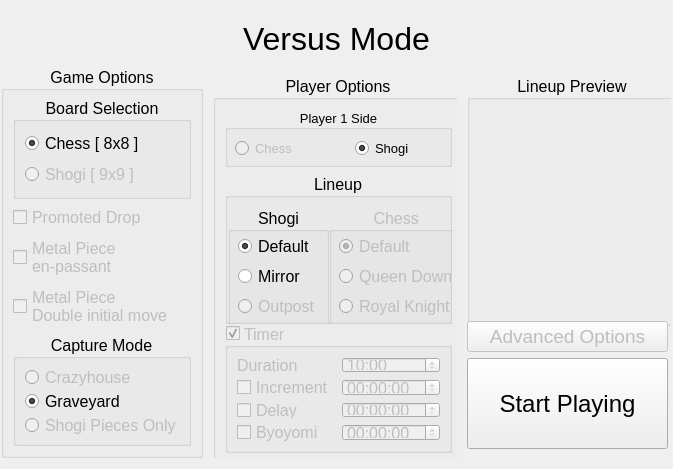
<?xml version="1.0" encoding="UTF-8"?>
<ui version="4.0">
 <class>Custom_Game_1</class>
 <widget class="QWidget" name="Custom_Game_1">
  <property name="geometry">
   <rect>
    <x>0</x>
    <y>0</y>
    <width>673</width>
    <height>469</height>
   </rect>
  </property>
  <property name="windowTitle">
   <string>Form</string>
  </property>
  <layout class="QVBoxLayout" name="verticalLayout_7">
   <property name="spacing">
    <number>0</number>
   </property>
   <property name="leftMargin">
    <number>0</number>
   </property>
   <property name="rightMargin">
    <number>0</number>
   </property>
   <item>
    <widget class="QLabel" name="label">
     <property name="minimumSize">
      <size>
       <width>641</width>
       <height>41</height>
      </size>
     </property>
     <property name="font">
      <font>
       <pointsize>24</pointsize>
      </font>
     </property>
     <property name="text">
      <string>Versus Mode</string>
     </property>
     <property name="alignment">
      <set>Qt::AlignCenter</set>
     </property>
    </widget>
   </item>
   <item>
    <layout class="QHBoxLayout" name="horizontalLayout">
     <item>
      <widget class="QGroupBox" name="GrpGameOpts">
       <property name="maximumSize">
        <size>
         <width>202</width>
         <height>392</height>
        </size>
       </property>
       <property name="font">
        <font>
         <pointsize>12</pointsize>
        </font>
       </property>
       <property name="title">
        <string>Game Options</string>
       </property>
       <property name="alignment">
        <set>Qt::AlignCenter</set>
       </property>
       <property name="flat">
        <bool>false</bool>
       </property>
       <layout class="QVBoxLayout" name="verticalLayout_3">
        <property name="leftMargin">
         <number>9</number>
        </property>
        <property name="topMargin">
         <number>6</number>
        </property>
        <property name="rightMargin">
         <number>9</number>
        </property>
        <item>
         <widget class="QGroupBox" name="BoardOpts">
          <property name="font">
           <font>
            <pointsize>12</pointsize>
           </font>
          </property>
          <property name="title">
           <string>Board Selection</string>
          </property>
          <property name="alignment">
           <set>Qt::AlignCenter</set>
          </property>
          <property name="flat">
           <bool>false</bool>
          </property>
          <layout class="QVBoxLayout" name="verticalLayout_2">
           <item>
            <widget class="QRadioButton" name="Board_8x8">
             <property name="text">
              <string>Chess [ 8x8 ]</string>
             </property>
             <property name="checked">
              <bool>true</bool>
             </property>
            </widget>
           </item>
           <item>
            <widget class="QRadioButton" name="Board_9x9">
             <property name="enabled">
              <bool>false</bool>
             </property>
             <property name="text">
              <string>Shogi [ 9x9 ]</string>
             </property>
            </widget>
           </item>
          </layout>
         </widget>
        </item>
        <item>
         <widget class="QCheckBox" name="e_promodrop">
          <property name="enabled">
           <bool>false</bool>
          </property>
          <property name="text">
           <string>Promoted Drop</string>
          </property>
         </widget>
        </item>
        <item>
         <widget class="QCheckBox" name="e_menpassant">
          <property name="enabled">
           <bool>false</bool>
          </property>
          <property name="text">
           <string>Metal Piece
en-passant</string>
          </property>
          <property name="checked">
           <bool>false</bool>
          </property>
         </widget>
        </item>
        <item>
         <widget class="QCheckBox" name="e_mdoublemove">
          <property name="enabled">
           <bool>false</bool>
          </property>
          <property name="text">
           <string>Metal Piece
Double initial move</string>
          </property>
         </widget>
        </item>
        <item>
         <widget class="QGroupBox" name="CaptureOpts">
          <property name="font">
           <font>
            <pointsize>12</pointsize>
           </font>
          </property>
          <property name="title">
           <string>Capture Mode</string>
          </property>
          <property name="alignment">
           <set>Qt::AlignCenter</set>
          </property>
          <property name="flat">
           <bool>false</bool>
          </property>
          <layout class="QVBoxLayout" name="verticalLayout">
           <property name="rightMargin">
            <number>0</number>
           </property>
           <item>
            <widget class="QRadioButton" name="c_crazyhouse">
             <property name="enabled">
              <bool>false</bool>
             </property>
             <property name="text">
              <string>Crazyhouse</string>
             </property>
             <property name="checked">
              <bool>false</bool>
             </property>
            </widget>
           </item>
           <item>
            <widget class="QRadioButton" name="c_graveyard">
             <property name="text">
              <string>Graveyard</string>
             </property>
             <property name="checked">
              <bool>true</bool>
             </property>
            </widget>
           </item>
           <item>
            <widget class="QRadioButton" name="c_shogionly">
             <property name="enabled">
              <bool>false</bool>
             </property>
             <property name="text">
              <string>Shogi Pieces Only</string>
             </property>
            </widget>
           </item>
          </layout>
         </widget>
        </item>
       </layout>
      </widget>
     </item>
     <item>
      <widget class="QFrame" name="verticalFrame">
       <property name="maximumSize">
        <size>
         <width>253</width>
         <height>392</height>
        </size>
       </property>
       <layout class="QVBoxLayout" name="verticalLayout_4">
        <property name="spacing">
         <number>0</number>
        </property>
        <item>
         <widget class="QGroupBox" name="GrpPlayerOpts">
          <property name="sizePolicy">
           <sizepolicy hsizetype="Minimum" vsizetype="Preferred">
            <horstretch>0</horstretch>
            <verstretch>0</verstretch>
           </sizepolicy>
          </property>
          <property name="minimumSize">
           <size>
            <width>251</width>
            <height>390</height>
           </size>
          </property>
          <property name="font">
           <font>
            <pointsize>12</pointsize>
           </font>
          </property>
          <property name="title">
           <string>Player Options</string>
          </property>
          <property name="alignment">
           <set>Qt::AlignCenter</set>
          </property>
          <property name="flat">
           <bool>false</bool>
          </property>
          <layout class="QVBoxLayout" name="verticalLayout_5">
           <item>
            <widget class="QGroupBox" name="P1Side">
             <property name="sizePolicy">
              <sizepolicy hsizetype="Minimum" vsizetype="Minimum">
               <horstretch>0</horstretch>
               <verstretch>0</verstretch>
              </sizepolicy>
             </property>
             <property name="minimumSize">
              <size>
               <width>0</width>
               <height>58</height>
              </size>
             </property>
             <property name="font">
              <font>
               <pointsize>10</pointsize>
              </font>
             </property>
             <property name="title">
              <string>Player 1 Side</string>
             </property>
             <property name="alignment">
              <set>Qt::AlignCenter</set>
             </property>
             <property name="flat">
              <bool>false</bool>
             </property>
             <widget class="QRadioButton" name="P1_Chess">
              <property name="enabled">
               <bool>false</bool>
              </property>
              <property name="geometry">
               <rect>
                <x>10</x>
                <y>30</y>
                <width>71</width>
                <height>19</height>
               </rect>
              </property>
              <property name="text">
               <string>Chess</string>
              </property>
              <property name="checked">
               <bool>false</bool>
              </property>
             </widget>
             <widget class="QRadioButton" name="P1_Shogi">
              <property name="geometry">
               <rect>
                <x>130</x>
                <y>30</y>
                <width>61</width>
                <height>19</height>
               </rect>
              </property>
              <property name="text">
               <string>Shogi</string>
              </property>
              <property name="checked">
               <bool>true</bool>
              </property>
             </widget>
            </widget>
           </item>
           <item>
            <widget class="QGroupBox" name="Lineup">
             <property name="sizePolicy">
              <sizepolicy hsizetype="Preferred" vsizetype="Minimum">
               <horstretch>0</horstretch>
               <verstretch>0</verstretch>
              </sizepolicy>
             </property>
             <property name="minimumSize">
              <size>
               <width>0</width>
               <height>151</height>
              </size>
             </property>
             <property name="font">
              <font>
               <pointsize>12</pointsize>
              </font>
             </property>
             <property name="title">
              <string>Lineup</string>
             </property>
             <property name="alignment">
              <set>Qt::AlignCenter</set>
             </property>
             <property name="flat">
              <bool>false</bool>
             </property>
             <layout class="QHBoxLayout" name="horizontalLayout_2">
              <property name="spacing">
               <number>0</number>
              </property>
              <property name="leftMargin">
               <number>0</number>
              </property>
              <property name="rightMargin">
               <number>0</number>
              </property>
              <item>
               <widget class="QGroupBox" name="L_Shogi">
                <property name="minimumSize">
                 <size>
                  <width>101</width>
                  <height>121</height>
                 </size>
                </property>
                <property name="font">
                 <font>
                  <pointsize>12</pointsize>
                 </font>
                </property>
                <property name="title">
                 <string>Shogi</string>
                </property>
                <property name="alignment">
                 <set>Qt::AlignCenter</set>
                </property>
                <property name="flat">
                 <bool>false</bool>
                </property>
                <widget class="QRadioButton" name="SL_Default">
                 <property name="geometry">
                  <rect>
                   <x>10</x>
                   <y>30</y>
                   <width>81</width>
                   <height>19</height>
                  </rect>
                 </property>
                 <property name="text">
                  <string>Default</string>
                 </property>
                 <property name="checked">
                  <bool>true</bool>
                 </property>
                </widget>
                <widget class="QRadioButton" name="SL_Mirror">
                 <property name="geometry">
                  <rect>
                   <x>10</x>
                   <y>60</y>
                   <width>71</width>
                   <height>19</height>
                  </rect>
                 </property>
                 <property name="text">
                  <string>Mirror</string>
                 </property>
                </widget>
                <widget class="QRadioButton" name="SL_Outpost">
                 <property name="enabled">
                  <bool>false</bool>
                 </property>
                 <property name="geometry">
                  <rect>
                   <x>10</x>
                   <y>90</y>
                   <width>81</width>
                   <height>19</height>
                  </rect>
                 </property>
                 <property name="text">
                  <string>Outpost</string>
                 </property>
                </widget>
               </widget>
              </item>
              <item>
               <widget class="QGroupBox" name="L_Chess">
                <property name="enabled">
                 <bool>false</bool>
                </property>
                <property name="minimumSize">
                 <size>
                  <width>131</width>
                  <height>121</height>
                 </size>
                </property>
                <property name="font">
                 <font>
                  <pointsize>12</pointsize>
                 </font>
                </property>
                <property name="title">
                 <string> Chess</string>
                </property>
                <property name="alignment">
                 <set>Qt::AlignCenter</set>
                </property>
                <property name="flat">
                 <bool>false</bool>
                </property>
                <widget class="QRadioButton" name="CL_Default">
                 <property name="geometry">
                  <rect>
                   <x>10</x>
                   <y>30</y>
                   <width>121</width>
                   <height>19</height>
                  </rect>
                 </property>
                 <property name="text">
                  <string>Default</string>
                 </property>
                 <property name="checked">
                  <bool>true</bool>
                 </property>
                </widget>
                <widget class="QRadioButton" name="CL_QDown">
                 <property name="geometry">
                  <rect>
                   <x>10</x>
                   <y>60</y>
                   <width>121</width>
                   <height>19</height>
                  </rect>
                 </property>
                 <property name="text">
                  <string>Queen Down</string>
                 </property>
                </widget>
                <widget class="QRadioButton" name="CL_RKnight">
                 <property name="geometry">
                  <rect>
                   <x>10</x>
                   <y>90</y>
                   <width>121</width>
                   <height>19</height>
                  </rect>
                 </property>
                 <property name="text">
                  <string>Royal Knight</string>
                 </property>
                </widget>
               </widget>
              </item>
             </layout>
            </widget>
           </item>
           <item>
            <widget class="QGroupBox" name="GrpTimerOpts">
             <property name="enabled">
              <bool>false</bool>
             </property>
             <property name="sizePolicy">
              <sizepolicy hsizetype="Minimum" vsizetype="Minimum">
               <horstretch>0</horstretch>
               <verstretch>0</verstretch>
              </sizepolicy>
             </property>
             <property name="minimumSize">
              <size>
               <width>0</width>
               <height>130</height>
              </size>
             </property>
             <property name="font">
              <font>
               <pointsize>12</pointsize>
              </font>
             </property>
             <property name="title">
              <string>Timer</string>
             </property>
             <property name="alignment">
              <set>Qt::AlignLeading|Qt::AlignLeft|Qt::AlignVCenter</set>
             </property>
             <property name="flat">
              <bool>false</bool>
             </property>
             <property name="checkable">
              <bool>true</bool>
             </property>
             <layout class="QGridLayout" name="gridLayout">
              <property name="leftMargin">
               <number>9</number>
              </property>
              <item row="4" column="0">
               <widget class="QCheckBox" name="checkByoyomi">
                <property name="enabled">
                 <bool>false</bool>
                </property>
                <property name="layoutDirection">
                 <enum>Qt::LeftToRight</enum>
                </property>
                <property name="text">
                 <string>Byoyomi</string>
                </property>
                <property name="autoRepeat">
                 <bool>false</bool>
                </property>
               </widget>
              </item>
              <item row="2" column="0">
               <widget class="QCheckBox" name="checkIncrement">
                <property name="enabled">
                 <bool>false</bool>
                </property>
                <property name="text">
                 <string>Increment</string>
                </property>
               </widget>
              </item>
              <item row="3" column="1">
               <widget class="QTimeEdit" name="timeDelay">
                <property name="frame">
                 <bool>true</bool>
                </property>
               </widget>
              </item>
              <item row="2" column="1">
               <widget class="QTimeEdit" name="timeIncrement">
                <property name="frame">
                 <bool>true</bool>
                </property>
               </widget>
              </item>
              <item row="3" column="0">
               <widget class="QCheckBox" name="checkDelay">
                <property name="enabled">
                 <bool>false</bool>
                </property>
                <property name="text">
                 <string>Delay</string>
                </property>
               </widget>
              </item>
              <item row="4" column="1">
               <widget class="QTimeEdit" name="timeByoyomi">
                <property name="frame">
                 <bool>true</bool>
                </property>
               </widget>
              </item>
              <item row="1" column="1">
               <widget class="QTimeEdit" name="timeTimer">
                <property name="displayFormat">
                 <string>mm:ss</string>
                </property>
                <property name="time">
                 <time>
                  <hour>0</hour>
                  <minute>10</minute>
                  <second>0</second>
                 </time>
                </property>
               </widget>
              </item>
              <item row="1" column="0">
               <widget class="QLabel" name="label_2">
                <property name="text">
                 <string>Duration</string>
                </property>
               </widget>
              </item>
             </layout>
            </widget>
           </item>
          </layout>
         </widget>
        </item>
       </layout>
      </widget>
     </item>
     <item>
      <widget class="QFrame" name="verticalFrame_2">
       <property name="maximumSize">
        <size>
         <width>213</width>
         <height>392</height>
        </size>
       </property>
       <layout class="QVBoxLayout" name="verticalLayout_6">
        <item>
         <widget class="QGroupBox" name="groupBox_5">
          <property name="minimumSize">
           <size>
            <width>211</width>
            <height>251</height>
           </size>
          </property>
          <property name="font">
           <font>
            <pointsize>12</pointsize>
           </font>
          </property>
          <property name="title">
           <string>Lineup Preview</string>
          </property>
          <property name="alignment">
           <set>Qt::AlignCenter</set>
          </property>
          <widget class="QLabel" name="lineup_preview">
           <property name="geometry">
            <rect>
             <x>10</x>
             <y>40</y>
             <width>191</width>
             <height>191</height>
            </rect>
           </property>
           <property name="text">
            <string/>
           </property>
           <property name="pixmap">
            <pixmap>../resources/board_minimal.png</pixmap>
           </property>
           <property name="scaledContents">
            <bool>true</bool>
           </property>
          </widget>
         </widget>
        </item>
        <item>
         <widget class="QPushButton" name="buttonAdvOpts">
          <property name="enabled">
           <bool>false</bool>
          </property>
          <property name="minimumSize">
           <size>
            <width>201</width>
            <height>31</height>
           </size>
          </property>
          <property name="font">
           <font>
            <pointsize>14</pointsize>
           </font>
          </property>
          <property name="text">
           <string>Advanced Options</string>
          </property>
         </widget>
        </item>
        <item>
         <widget class="QPushButton" name="buttonStart">
          <property name="minimumSize">
           <size>
            <width>201</width>
            <height>91</height>
           </size>
          </property>
          <property name="font">
           <font>
            <pointsize>18</pointsize>
           </font>
          </property>
          <property name="text">
           <string>Start Playing</string>
          </property>
         </widget>
        </item>
       </layout>
      </widget>
     </item>
    </layout>
   </item>
  </layout>
 </widget>
 <resources/>
 <connections/>
</ui>
